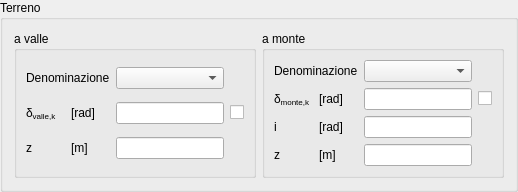
            <widget class="QGroupBox" name="soilGBox">
             <property name="sizePolicy">
              <sizepolicy hsizetype="Preferred" vsizetype="Fixed">
               <horstretch>0</horstretch>
               <verstretch>0</verstretch>
              </sizepolicy>
             </property>
             <property name="title">
              <string>Terreno</string>
             </property>
             <layout class="QGridLayout" name="gridLayout_34">
              <item row="0" column="0">
               <widget class="QGroupBox" name="soilDownGBox">
                <property name="title">
                 <string>a valle</string>
                </property>
                <layout class="QGridLayout" name="gridLayout_33">
                 <item row="0" column="0" colspan="2">
                  <widget class="QLabel" name="soliDownNameLabel">
                   <property name="text">
                    <string>Denominazione</string>
                   </property>
                  </widget>
                 </item>
                 <item row="0" column="2">
                  <widget class="QComboBox" name="soilDownNameComboBox"/>
                 </item>
                 <item row="2" column="0">
                  <widget class="QLabelRichName" name="soilDownZLabel">
                   <property name="text">
                    <string>&lt;html&gt;&lt;/head&gt;
&lt;body&gt;
z&lt;/body&gt;&lt;/html&gt;</string>
                   </property>
                  </widget>
                 </item>
                 <item row="2" column="1">
                  <widget class="QLabelUnitMeasure" name="soilDownZUMLabel">
                   <property name="text">
                    <string>[m]</string>
                   </property>
                  </widget>
                 </item>
                 <item row="2" column="2">
                  <widget class="QLineEditValue" name="soilDownZLEdit"/>
                 </item>
                 <item row="1" column="2">
                  <widget class="QLineEditValue" name="soilDownDeltaLEdit"/>
                 </item>
                 <item row="1" column="0">
                  <widget class="QLabelRichName" name="soilDownDeltaLabel">
                   <property name="text">
                    <string>&lt;html&gt;&lt;/head&gt;
&lt;body&gt;
δ&lt;span style=&quot; vertical-align:sub;&quot;&gt;valle,k&lt;/span&gt;&lt;/body&gt;&lt;/html&gt;</string>
                   </property>
                  </widget>
                 </item>
                 <item row="1" column="1">
                  <widget class="QLabelUnitMeasure" name="soilDownDeltaUMLabel">
                   <property name="text">
                    <string>[rad]</string>
                   </property>
                  </widget>
                 </item>
                 <item row="1" column="3">
                  <widget class="QCheckBoxReadOnly" name="soilDownDeltaCheckBox">
                   <property name="text">
                    <string/>
                   </property>
                  </widget>
                 </item>
                </layout>
               </widget>
              </item>
              <item row="0" column="1">
               <widget class="QGroupBox" name="soilUpGBox">
                <property name="title">
                 <string>a monte</string>
                </property>
                <layout class="QGridLayout" name="gridLayout_14">
                 <item row="0" column="0" colspan="2">
                  <widget class="QLabel" name="soilUpNameLabel">
                   <property name="text">
                    <string>Denominazione</string>
                   </property>
                  </widget>
                 </item>
                 <item row="0" column="2">
                  <widget class="QComboBox" name="soilUpNameComboBox"/>
                 </item>
                 <item row="1" column="0">
                  <widget class="QLabelRichName" name="soilUpDeltaLabel">
                   <property name="text">
                    <string>&lt;html&gt;&lt;/head&gt;
&lt;body&gt;
δ&lt;span style=&quot; vertical-align:sub;&quot;&gt;monte,k&lt;/span&gt;&lt;/body&gt;&lt;/html&gt;</string>
                   </property>
                  </widget>
                 </item>
                 <item row="1" column="1">
                  <widget class="QLabelUnitMeasure" name="soilUpDeltaUMLabel">
                   <property name="text">
                    <string>[rad]</string>
                   </property>
                  </widget>
                 </item>
                 <item row="1" column="2">
                  <widget class="QLineEditValue" name="soilUpDeltaLEdit"/>
                 </item>
                 <item row="1" column="3">
                  <widget class="QCheckBoxReadOnly" name="soilUpDeltaCheckBox">
                   <property name="text">
                    <string/>
                   </property>
                  </widget>
                 </item>
                 <item row="2" column="2">
                  <widget class="QLineEditValue" name="soilUpILEdit"/>
                 </item>
                 <item row="2" column="0">
                  <widget class="QLabelRichName" name="soilUpILabel">
                   <property name="text">
                    <string>i</string>
                   </property>
                  </widget>
                 </item>
                 <item row="2" column="1">
                  <widget class="QLabelUnitMeasure" name="soilUpIUMLabel">
                   <property name="text">
                    <string>[rad]</string>
                   </property>
                  </widget>
                 </item>
                 <item row="3" column="0">
                  <widget class="QLabelRichName" name="soilUpZLabel">
                   <property name="text">
                    <string>&lt;html&gt;&lt;/head&gt;
&lt;body&gt;
z&lt;/body&gt;&lt;/html&gt;</string>
                   </property>
                  </widget>
                 </item>
                 <item row="3" column="1">
                  <widget class="QLabelUnitMeasure" name="soilUpZUMLabel">
                   <property name="text">
                    <string>[m]</string>
                   </property>
                  </widget>
                 </item>
                 <item row="3" column="2">
                  <widget class="QLineEditValue" name="soilUpZLEdit"/>
                 </item>
                </layout>
               </widget>
              </item>
             </layout>
            </widget>
